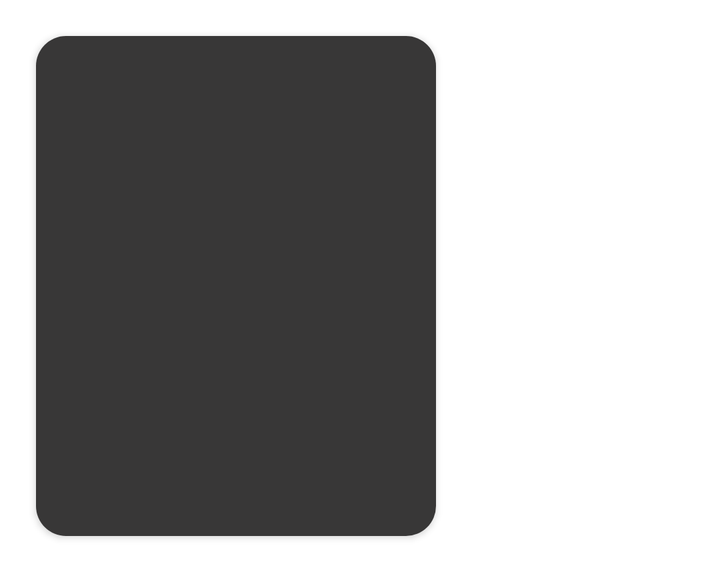
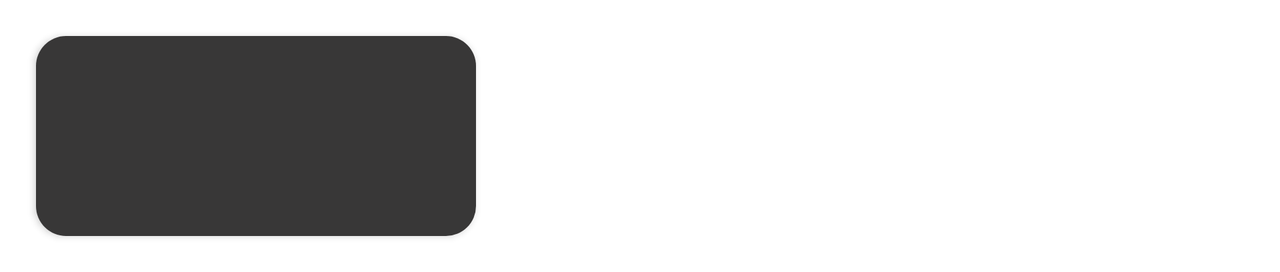

First picture: res/layout/ on a phone held upright. Second picture: the repository's own variant of that layout, on a device whose configuration matches the variant's folder. Source for both follows.
<!-- AndroidManifest.xml: application theme Theme.YourDestiny -->
<!-- res/layout/horoscope_list_row.xml -->
<?xml version="1.0" encoding="utf-8"?>
<androidx.cardview.widget.CardView xmlns:android="http://schemas.android.com/apk/res/android"
    android:id="@+id/card_view"
    android:layout_width="wrap_content"
    android:layout_height="250dp"
    android:layout_margin="18dp"
    xmlns:app="http://schemas.android.com/apk/res-auto"
    android:clickable="true"
    android:focusable="true"
    app:cardCornerRadius="15dp">

    <LinearLayout
        android:id="@+id/parent"
        android:layout_width="match_parent"
        android:layout_height="match_parent"
        android:layout_gravity="center"
        android:orientation="vertical"
        android:background="@color/bgcard"
        android:alpha="0.9">

    <ImageView
        android:id="@+id/imageView"
        android:layout_width="200dp"
        android:layout_height="200dp"
        android:layout_gravity="center">

    </ImageView>


    <TextView
        android:id="@+id/zodiacName"
        android:layout_width="match_parent"
        android:layout_height="50dp"
        android:layout_margin="10dp"
        android:textColor="@color/btntext"
        android:gravity="center"
        android:textSize="20dp"
        android:fontFamily="cursive">

    </TextView>
        
    </LinearLayout>

</androidx.cardview.widget.CardView>
<!-- resources referenced by this layout -->
<resources>
  <color name="bgcard">#222121</color>
  <color name="btntext">#eeeeee</color>
  <style name="Theme.YourDestiny" parent="Theme.MaterialComponents.DayNight.DarkActionBar">
          
          <item name="colorPrimary">@color/purple_500</item>
          <item name="colorPrimaryVariant">@color/purple_700</item>
          <item name="colorOnPrimary">@color/white</item>
          
          <item name="colorSecondary">@color/teal_200</item>
          <item name="colorSecondaryVariant">@color/teal_700</item>
          <item name="colorOnSecondary">@color/black</item>
          
          <item name="android:statusBarColor">?attr/colorPrimaryVariant</item>
          
      </style>
  <color name="purple_500">#FF6200EE</color>
  <color name="purple_700">#FF3700B3</color>
  <color name="white">#FFFFFFFF</color>
  <color name="teal_200">#FF03DAC5</color>
  <color name="teal_700">#FF018786</color>
  <color name="black">#FF000000</color>
</resources>
<!-- res/layout-land/horoscope_list_row.xml (the repository's variant of the layout above) -->
<!-- drawn on the phone turned sideways -->
<?xml version="1.0" encoding="utf-8"?>
<androidx.cardview.widget.CardView xmlns:android="http://schemas.android.com/apk/res/android"
    android:id="@+id/card_view"
    android:layout_width="wrap_content"
    android:layout_height="100dp"
    android:layout_margin="18dp"
    xmlns:app="http://schemas.android.com/apk/res-auto"
    android:clickable="true"
    android:focusable="true"
    app:cardCornerRadius="15dp">

    <LinearLayout
        android:id="@+id/parent"
        android:layout_width="wrap_content"
        android:layout_height="100dp"
        android:layout_gravity="center"
        android:alpha="0.9"
        android:background="@color/bgcard"
        android:orientation="horizontal">

        <ImageView
            android:id="@+id/imageView"
            android:layout_width="100dp"
            android:layout_weight="1"
            android:layout_height="100dp"
            android:layout_gravity="center">

        </ImageView>


        <TextView
            android:id="@+id/zodiacName"
            android:layout_width="100dp"
            android:layout_height="wrap_content"
            android:layout_weight="1"
            android:layout_margin="10dp"
            android:fontFamily="cursive"
            android:gravity="left"
            android:textColor="@color/btntext"
            android:textSize="10dp">

        </TextView>

    </LinearLayout>

</androidx.cardview.widget.CardView>
